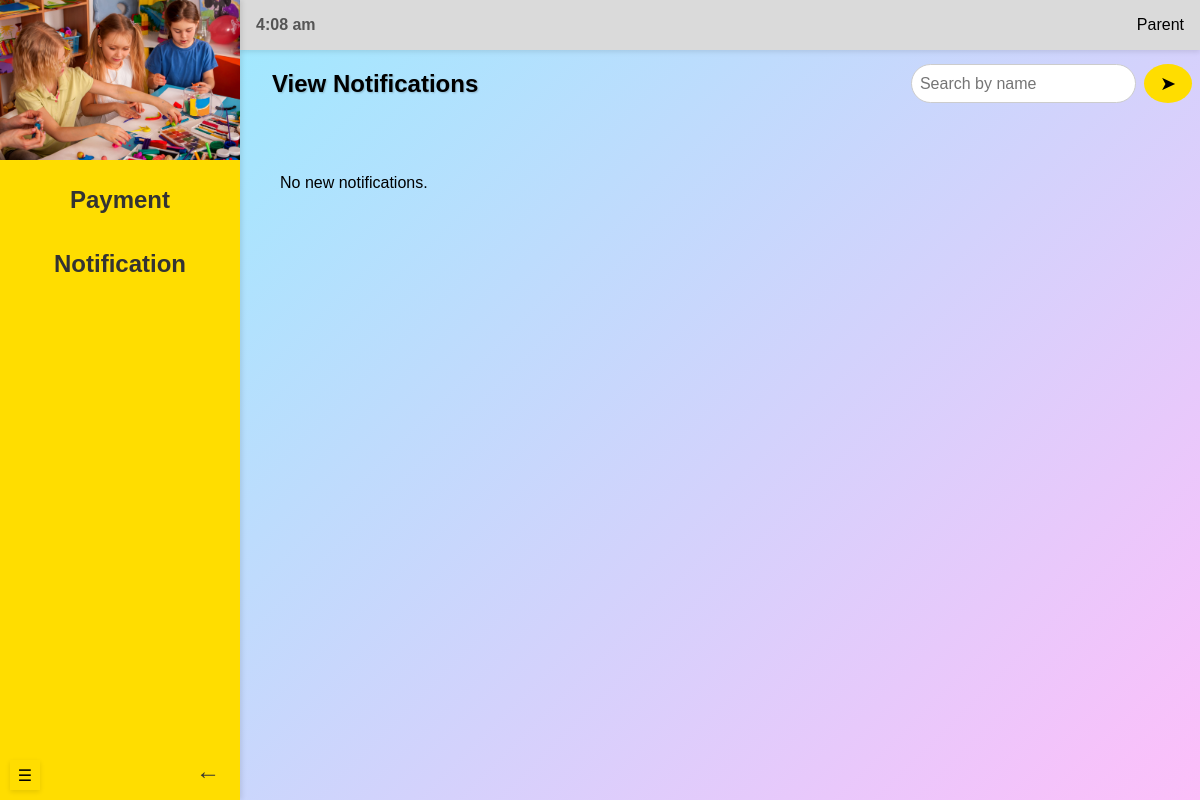
The page /parent/notification (signed in) on the database as committed earlier.
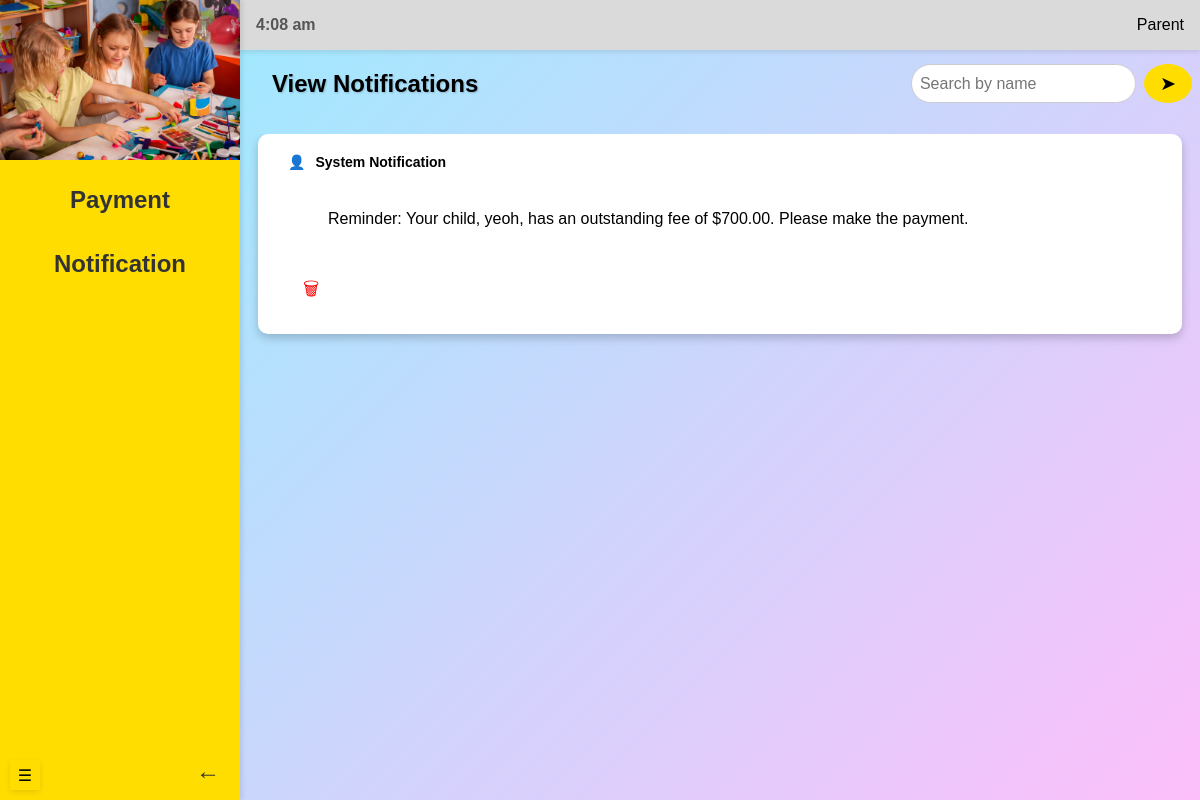
The same page on the database as committed later.
### models.py (models this page shows)
class Notification(db.Model):
    __tablename__ = 'notifications'
    id = db.Column(db.Integer, primary_key=True, autoincrement=True)
    user_id = db.Column(db.Integer, db.ForeignKey('users.id'), nullable=False)
    message = db.Column(db.String(255), nullable=False)

### routes/parent_routes.py (the view)
@parent_blueprint.route("/notification")
@login_required
def notification():
    allowed = is_action_allowed(current_user.role, "notifications")
    print(f"Permission check: {allowed}")
    if not allowed:
        return render_template('403.html')
    notifications = Notification.query.filter_by(user_id=current_user.id).all()
    return render_template("notifications.html", notifications=notifications)

### app.py (called while the page is built)
@login_manager.user_loader
def load_user(user_id):
    return User.query.get(int(user_id))

### function.py (called while the page is built)
def is_action_allowed(role, function_name):
    permission = RolePermission.query.filter_by(role=role, function_name=function_name).first()
    return permission.is_allowed if permission else False

### templates/notifications.html (shortened to what this page needs)
{% extends "parentBase.html" %}
{% block header %}
<link rel="stylesheet" href="{{ url_for('static', filename='notifications.css') }}">
{% endblock %}
{% block content %}
<section class="content">
    <div class="header-container">
        <h1>View Notifications</h1>
        <div class="search-bar">
            <input type="text" placeholder="Search by name">
            <button>&#x27A4;</button>
        </div>
    </div>
    <div class="content">
    {% if notifications %}
        {% for notification in notifications %}
        <div class="container">
            <div class="notification-header">
                <div class="sender">
                    &#128100; <strong>System Notification</strong>
                </div>
            </div>
            <p class="notification">{{ notification.message }}</p>
            <div class="notification-actions">
                <button class="delete-btn" data-id="{{ notification.id }}">&#128465;</button>
            </div>
        </div>
        <br>
        {% endfor %}
    {% else %}
        <p class="notification">No new notifications.</p>
    {% endif %}
    </div>
</section>
{% endblock %}

Rows that differ between the two databases and show on the page:
added Notification: message "Reminder: Your child, yeoh, has an outstanding fee of $700.00. Please make the payment."
Other text that changed with them:
text no longer shown: "No new notifications."
